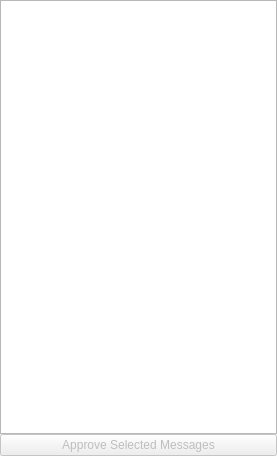
<?xml version="1.0" encoding="UTF-8"?>
<ui version="4.0">
 <class>librepcb::project::editor::ErcMsgDock</class>
 <widget class="QDockWidget" name="librepcb::project::editor::ErcMsgDock">
  <property name="geometry">
   <rect>
    <x>0</x>
    <y>0</y>
    <width>277</width>
    <height>456</height>
   </rect>
  </property>
  <property name="maximumSize">
   <size>
    <width>600</width>
    <height>524287</height>
   </size>
  </property>
  <property name="allowedAreas">
   <set>Qt::LeftDockWidgetArea|Qt::RightDockWidgetArea</set>
  </property>
  <property name="windowTitle">
   <string>ERC</string>
  </property>
  <widget class="QWidget" name="dockWidgetContents">
   <layout class="QVBoxLayout" name="verticalLayout">
    <property name="spacing">
     <number>0</number>
    </property>
    <property name="leftMargin">
     <number>0</number>
    </property>
    <property name="topMargin">
     <number>0</number>
    </property>
    <property name="rightMargin">
     <number>0</number>
    </property>
    <property name="bottomMargin">
     <number>0</number>
    </property>
    <item>
     <widget class="QTreeWidget" name="treeWidget">
      <property name="editTriggers">
       <set>QAbstractItemView::NoEditTriggers</set>
      </property>
      <property name="alternatingRowColors">
       <bool>true</bool>
      </property>
      <property name="selectionMode">
       <enum>QAbstractItemView::ExtendedSelection</enum>
      </property>
      <property name="selectionBehavior">
       <enum>QAbstractItemView::SelectItems</enum>
      </property>
      <property name="indentation">
       <number>15</number>
      </property>
      <property name="animated">
       <bool>true</bool>
      </property>
      <property name="wordWrap">
       <bool>true</bool>
      </property>
      <property name="headerHidden">
       <bool>true</bool>
      </property>
      <column>
       <property name="text">
        <string notr="true">1</string>
       </property>
      </column>
     </widget>
    </item>
    <item>
     <widget class="QPushButton" name="btnIgnore">
      <property name="enabled">
       <bool>false</bool>
      </property>
      <property name="text">
       <string>Approve Selected Messages</string>
      </property>
      <property name="icon">
       <iconset resource="../../../../img/images.qrc">
        <normaloff>:/img/actions/apply.png</normaloff>:/img/actions/apply.png</iconset>
      </property>
      <property name="checkable">
       <bool>true</bool>
      </property>
      <property name="checked">
       <bool>false</bool>
      </property>
     </widget>
    </item>
   </layout>
  </widget>
 </widget>
 <resources>
  <include location="../../../../img/images.qrc"/>
 </resources>
 <connections/>
</ui>
